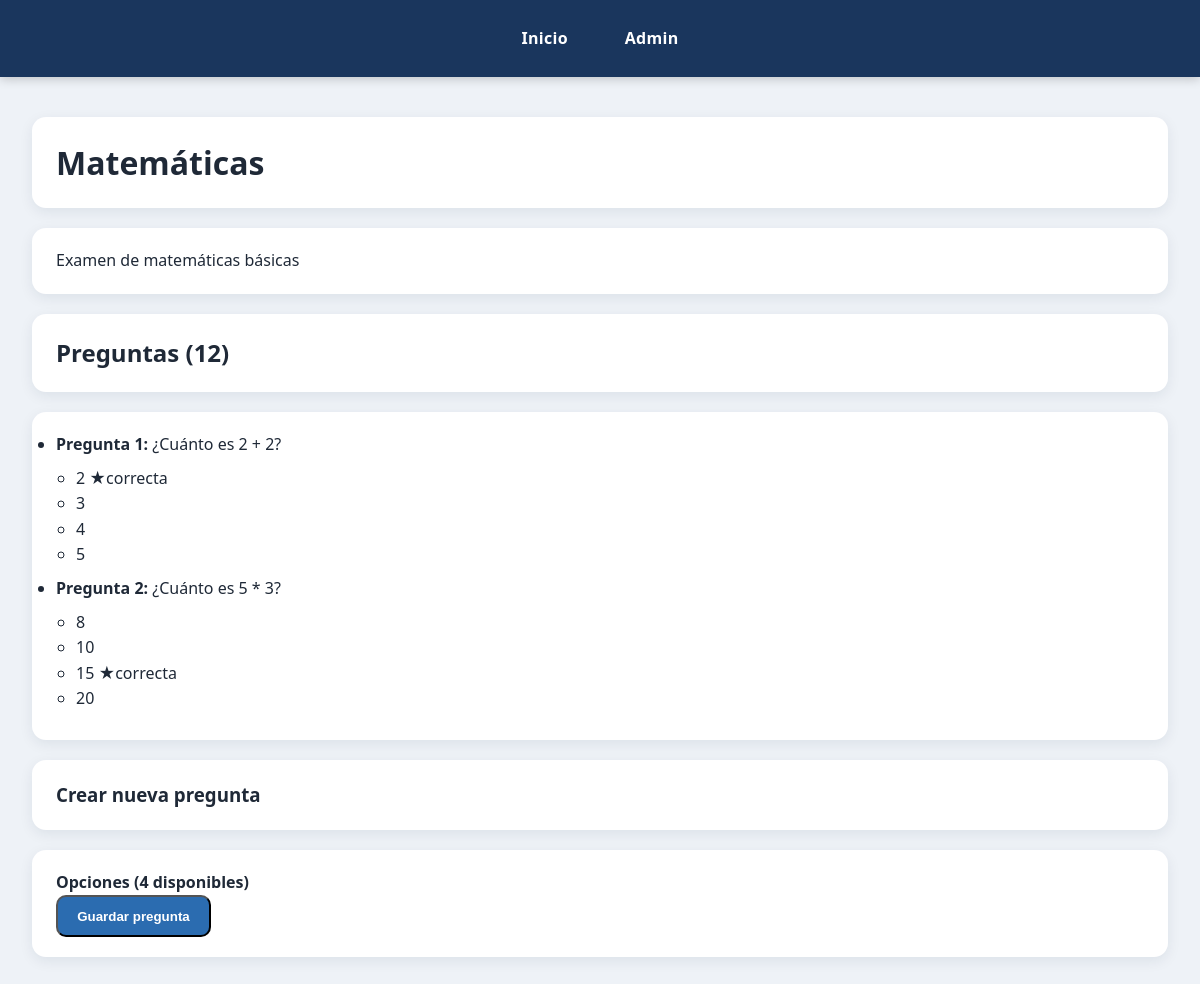
/1/, run on the app's committed database.
### quiz/models.py (models this page shows, shortened)
class Exam(models.Model):
    title = models.CharField(max_length=200, verbose_name="title")
    description = models.TextField(verbose_name="description")
    created_at = models.DateTimeField(auto_now_add=True, verbose_name="created at")
    class Meta:
        ordering = ['-created_at']
        verbose_name = "exam"
        verbose_name_plural = "exams"

class Question(models.Model):
    statement = models.TextField(verbose_name="statement")
    score = models.IntegerField(default=10, verbose_name="score")
    exam = models.ForeignKey(Exam, on_delete=models.CASCADE, related_name="questions")
    class Meta:
        ordering = ['id']
        verbose_name = "question"
        verbose_name_plural = "questions"

class Choice(models.Model):
    text = models.CharField(max_length=200, verbose_name="text")
    is_correct = models.BooleanField(default=False, verbose_name="is correct")
    question = models.ForeignKey(Question, on_delete=models.CASCADE, related_name="choices")
    class Meta:
        ordering = ['id']
        verbose_name = "choice"
        verbose_name_plural = "choices"

### quiz/views.py (the view)
# urls.py: path('<int:exam_id>/', views.exam_detail, name='exam_detail'),
def exam_detail(request, exam_id):
    exam = get_object_or_404(Exam, id=exam_id)
    questions = exam.questions.all()
    return render(request, 'quiz/exam_detail.html', {'exam': exam, 'questions': questions})

### quiz/templates/quiz/exam_detail.html (shortened to what this page needs)
{% extends "quiz/base.html" %}
{% block content %}
<h1>{{ exam.title }}</h1>
<p>{{ exam.description }}</p>
<h2>Preguntas ({% for q in questions %}{{ forloop.counter }}{% endfor %})</h2>
<ul>
    {% for question in questions %}
    <li>
        <strong>Pregunta {{ forloop.counter }}:</strong> {{ question.statement }}
        <ul>
            {% for choice in question.choices.all %}
            <li>
                {{ choice.text }} {% if choice.is_correct %}★correcta{% endif %}
            </li>
            {% endfor %}
        </ul>
    </li>
    {% empty %}
    <li>No hay preguntas aún.</li>
    {% endfor %}
</ul>
<h3>Crear nueva pregunta</h3>
<form method="post" action="{% url 'question_create' exam.id %}">
    <h4>Opciones (4 disponibles)</h4>
    <button type="submit" class="btn">Guardar pregunta</button>
</form>
{% endblock %}

### quiz/templates/quiz/base.html (shortened to what this page needs)
{% load static %}
<!DOCTYPE html>
<html lang="es">
<head>
    <link rel="stylesheet" href="{% static 'quiz/css/styles.css' %}">
</head>
<body>
    <nav class="navbar">
        <div class="navbar-inner">
            <a href="{% url 'exam_list' %}">Inicio</a>
            <a href="{% url 'admin:index' %}">Admin</a>
        </div>
    </nav>
    <div class="container content">
        {% block content %}{% endblock %}
    </div>
</body>
</html>

### quiz/static/quiz/css/styles.css (style rules this page uses)
:root { --navy: #1a365d; --navy-dark: #12294a; --accent: #2b6cb0; --accent-hover: #2c5282; --bg: #eef2f7; --card-bg: #ffffff; --text: #1f2937; --muted: #6b7280; --radius: 14px; --shadow: 0 4px 14px rgba(15, 35, 70, 0.08); --shadow-hover: 0 12px 28px rgba(15, 35, 70, 0.16); }
* { margin: 0; padding: 0; box-sizing: border-box; }
body { font-family: 'Segoe UI', system-ui, -apple-system, 'Helvetica Neue', Arial, sans-serif; background: var(--bg); color: var(--text); line-height: 1.6; }
.navbar { background: var(--navy); box-shadow: 0 2px 10px rgba(0, 0, 0, 0.2); }
.navbar-inner { max-width: 1200px; margin: 0 auto; padding: 1rem 2rem; display: flex; justify-content: center; align-items: center; gap: 0.75rem; }
.navbar a { color: #ffffff; text-decoration: none; font-weight: 600; font-size: 1rem; padding: 0.6rem 1.4rem; border-radius: 8px; letter-spacing: 0.02em; transition: background-color 0.2s ease, transform 0.2s ease; }
.container { max-width: 1200px; margin: 0 auto; padding: 2rem; }
.content { background: transparent; margin-top: 0.5rem; }
.content > h1, .content > p, .content > h2, .content > h3, .content > ul, .content > form { background: var(--card-bg); border-radius: var(--radius); box-shadow: var(--shadow); padding: 1.25rem 1.5rem; margin-bottom: 1.25rem; }
.content ul ul { box-shadow: none; padding: 0.5rem 0 0.5rem 1.25rem; margin-bottom: 0; background: transparent; border-radius: 0; }
.btn { display: inline-block; margin-top: auto; text-align: center; padding: 0.7rem 1.2rem; background: var(--accent); color: #ffffff; text-decoration: none; font-weight: 600; border-radius: 10px; transition: background-color 0.2s ease, transform 0.2s ease; }

### data on the page
Exam: title "Matemáticas", description "Examen de matemáticas básicas"
Question: statement "¿Cuánto es 2 + 2?"
Question: statement "¿Cuánto es 5 * 3?"
Choice: text "2", is_correct "★correcta"
Choice: text "3"
Choice: text "4"
Choice: text "5"
Choice: text "8"
Choice: text "10"
Choice: text "15", is_correct "★correcta"
Choice: text "20"
